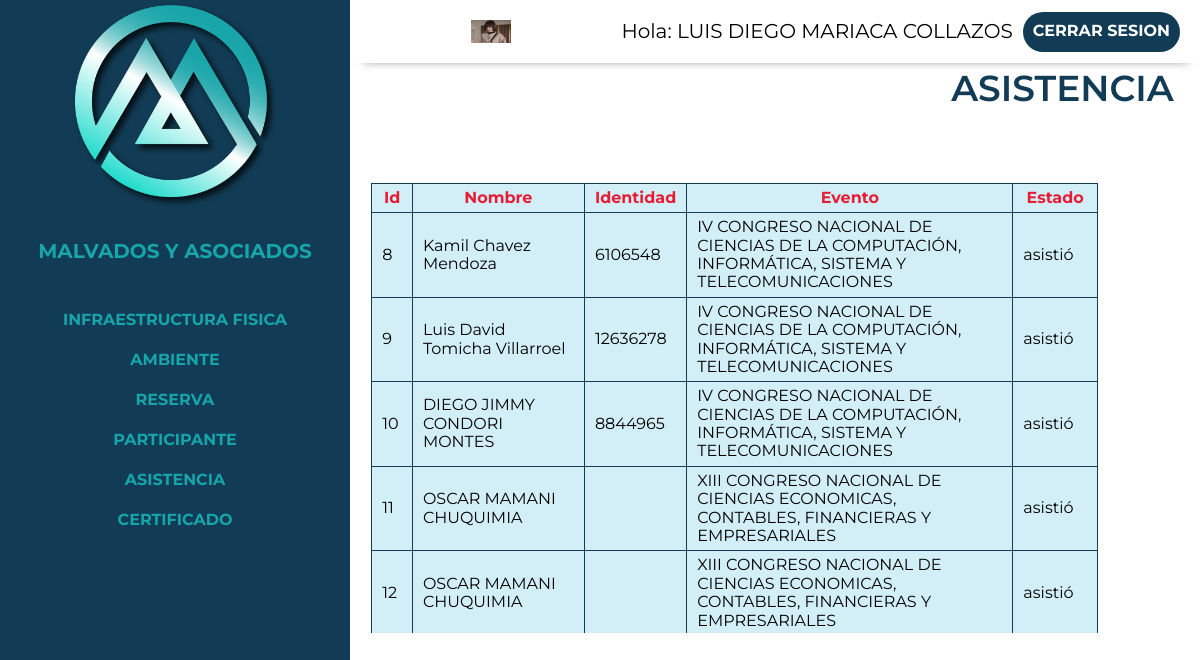
Before: /control/asistencia.php (signed in) with the older database file.
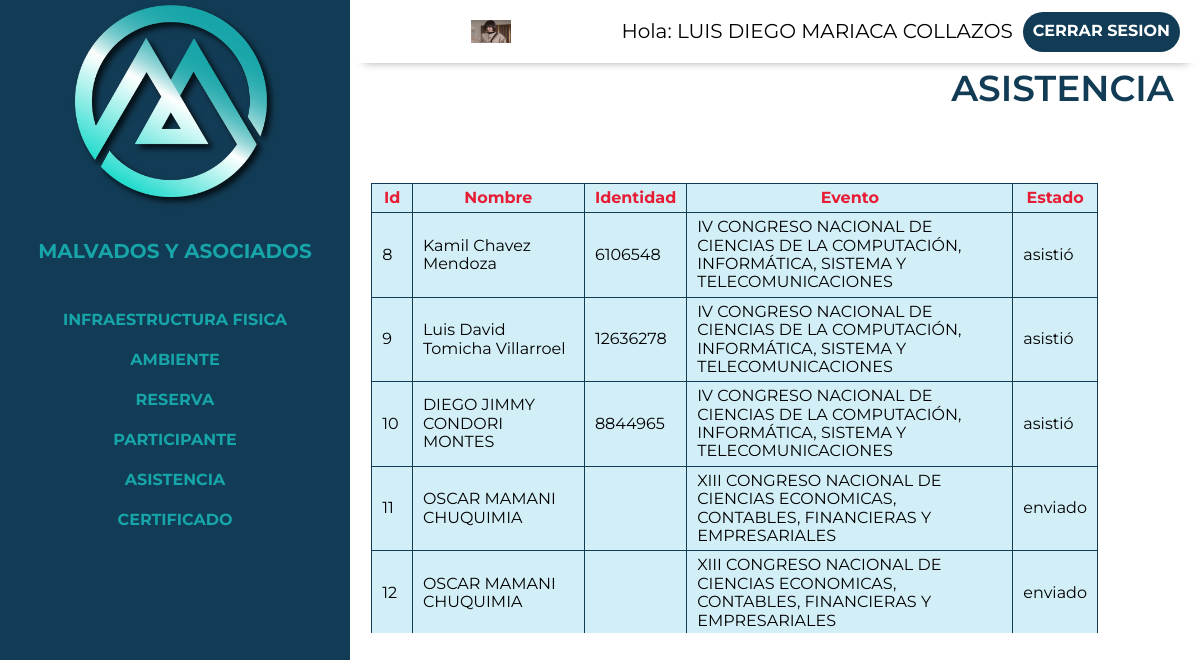
After: the same page with the newer database file.
### tables this page shows
CREATE TABLE `asistencia` (
  `id_asistencia` int(20) NOT NULL,
  `id_evento` int(20) NOT NULL,
  `id_usuario` int(11) NOT NULL,
  `fecha` date NOT NULL,
  `hora_entrada` time NOT NULL,
  `detalle_asistencia` text NOT NULL
);

CREATE TABLE `usuario` (
  `id_usuario` int(20) NOT NULL,
  `nombre` varchar(60) NOT NULL,
  `apPaterno` varchar(50) NOT NULL,
  `apMaterno` varchar(50) NOT NULL,
  `email` varchar(60) NOT NULL,
  `password` char(60) DEFAULT NULL,
  `estado` varchar(60) DEFAULT NULL,
  `identidad` varchar(60) NOT NULL,
  `foto` varchar(200) DEFAULT NULL,
  `usuario` varchar(50) DEFAULT NULL,
  `celular` varchar(20) DEFAULT NULL,
  `fechaRegistro` date DEFAULT NULL,
  `token` varchar(50) DEFAULT NULL
);

CREATE TABLE `evento` (
  `id_evento` int(20) NOT NULL,
  `fechaEvento` date DEFAULT NULL,
  `nombreEvento` varchar(225) NOT NULL,
  `Duracion` int(45) NOT NULL,
  `descripcion` longtext NOT NULL,
  `imagen` varchar(200) DEFAULT NULL,
  `id_ambiente` int(11) NOT NULL,
  `gratuito` varchar(2) DEFAULT 'no',
  `costo` decimal(10,0) DEFAULT NULL,
  `fechaFin` date DEFAULT NULL,
  `hora_ini` time NOT NULL,
  `hora_fin` time NOT NULL,
  `estado` varchar(60) NOT NULL,
  `emite` varchar(100) NOT NULL,
  `certificado_img` varchar(100) NOT NULL
);

### control/asistencia.php (the view, shortened to what this page needs)
<?php require 'includes/header.php'?><?php
    include("../app/conexion.php");
        $sql="select *from asistencia";
        $resultado=mysqli_query($conectar, $sql);
?>
    <div class="contenedor">
    <div class="listar ">
        <h2 >Asistencia</h2>
    </div>
    <br/>
    <div class="tlis">
            <table  >
                <thead>
                    <tr>
                        <th data-titulo="Id:">Id</th>
                        <th data-titulo="Nombre:">Nombre</th>
                        <th data-titulo="Identidad:">Identidad</th>
                        <th data-titulo="Evento:">Evento</th>
                        <th data-titulo="Estado:">Estado</th>
                    </tr>
                </thead>
                <tbody>
                     <?php
                            while($filas=mysqli_fetch_assoc($resultado)){
                        ?>
                    <tr>
                            <?php
                            $i=$filas['id_usuario'];
                            $sql1="select *from usuario where id_usuario='".$i."'";
                            $res1=mysqli_query($conectar,$sql1);
                            $fil=mysqli_fetch_assoc($res1);
                            $i2=$filas['id_evento'];
                            $sql2="select *from evento where id_evento='".$i2."'";
                            $res2=mysqli_query($conectar,$sql2);
                            $fila=mysqli_fetch_assoc($res2);
                            ?>
                        <td data-titulo="Id:"><?php echo $filas['id_asistencia']?></td>
                        <td data-titulo="Nombre:"><?php echo $fil['nombre']." ".$fil['apPaterno']." ".$fil['apMaterno'];?></td>
                        <td data-titulo="Identidad:"><?php echo $fil['identidad']?></td>
                        <td data-titulo="Evento:"><?php echo $fila['nombreEvento']?></td>
                        <td data-titulo="Pago:"><?php echo $filas['detalle_asistencia']?></td>
                    </tr>
                    <?php
                    }
                    ?>
                </tbody>
            </table>
         </div>
    </div>
</div>
<?php require 'includes/footer.php' ?>

Changed rows visible on the page:
changed asistencia id 11: detalle_asistencia "asistió" → "enviado"
changed asistencia id 12: detalle_asistencia "asistió" → "enviado"
